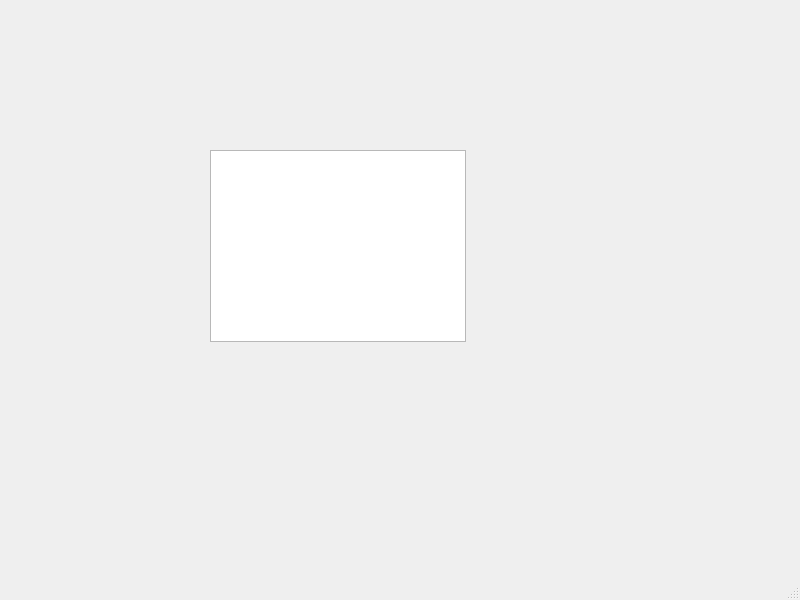
<?xml version="1.0" encoding="UTF-8"?>
<ui version="4.0">
 <class>MainWindow</class>
 <widget class="QMainWindow" name="MainWindow">
  <property name="geometry">
   <rect>
    <x>0</x>
    <y>0</y>
    <width>800</width>
    <height>600</height>
   </rect>
  </property>
  <property name="windowTitle">
   <string>MainWindow</string>
  </property>
  <widget class="QWidget" name="centralwidget">
   <widget class="QTableView" name="tableView">
    <property name="geometry">
     <rect>
      <x>210</x>
      <y>150</y>
      <width>256</width>
      <height>192</height>
     </rect>
    </property>
   </widget>
  </widget>
  <widget class="QMenuBar" name="menubar">
   <property name="geometry">
    <rect>
     <x>0</x>
     <y>0</y>
     <width>800</width>
     <height>26</height>
    </rect>
   </property>
  </widget>
  <widget class="QStatusBar" name="statusbar"/>
 </widget>
 <resources/>
 <connections/>
</ui>
